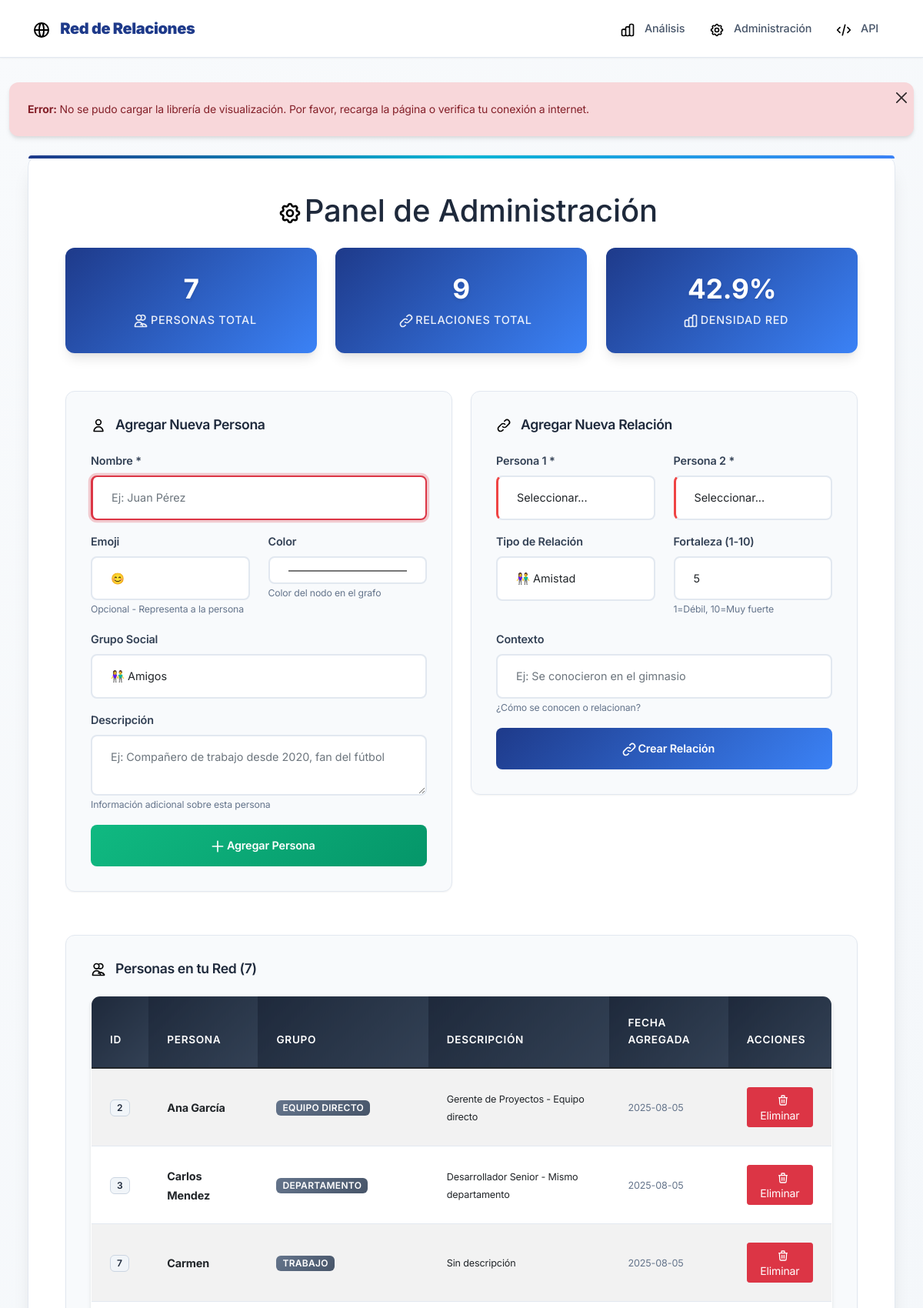
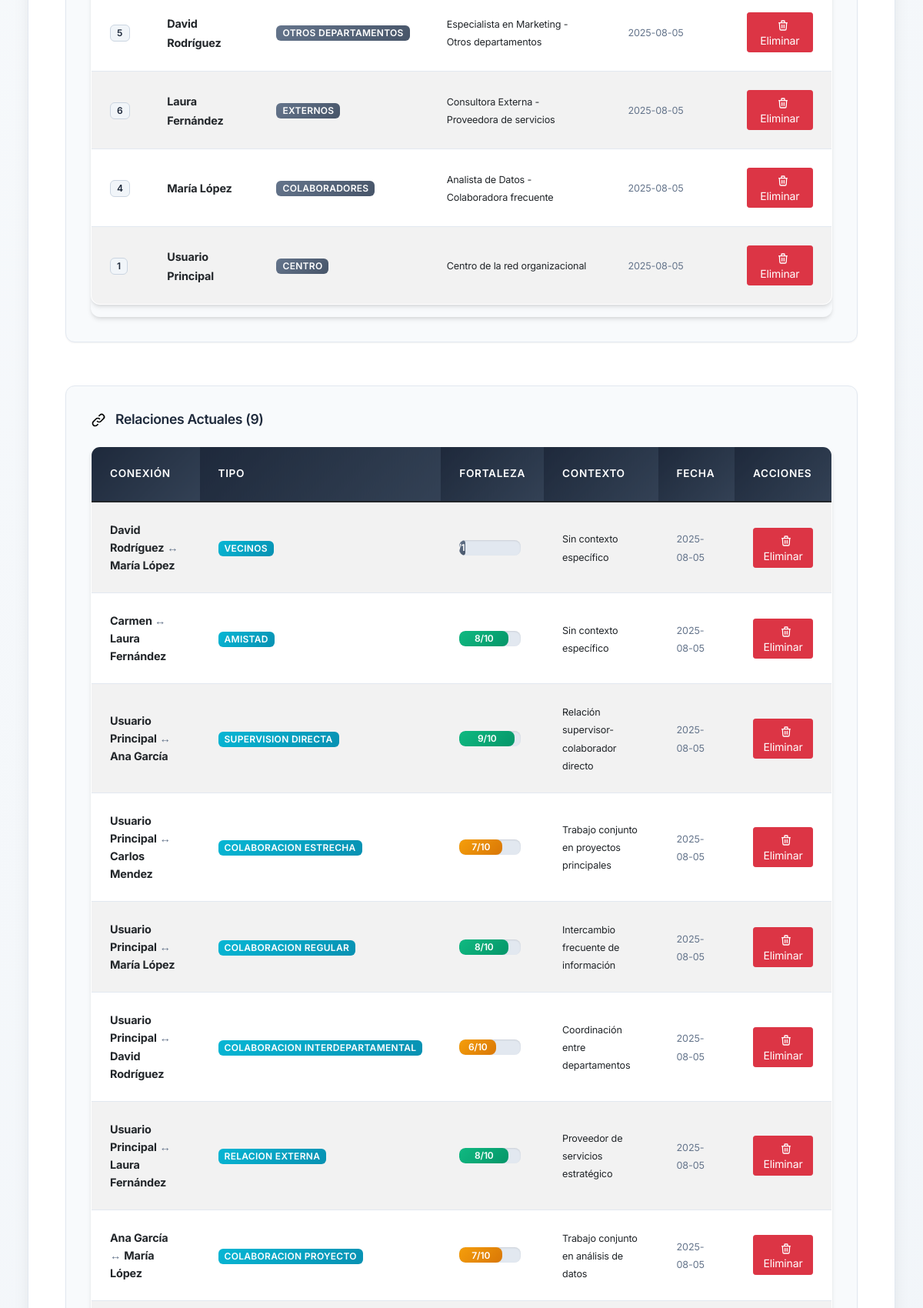
The page /admin (upper part) on the database its author committed (2 pictures, top to bottom).
### tables this page shows
CREATE TABLE personas (
            id INTEGER PRIMARY KEY AUTOINCREMENT,
            nombre TEXT NOT NULL UNIQUE,
            icono TEXT DEFAULT 'user',
            grupo TEXT DEFAULT 'contactos',
            color TEXT DEFAULT '#3b82f6',
            descripcion TEXT,
            posicion_x REAL,
            posicion_y REAL,
            fecha_creacion TIMESTAMP DEFAULT CURRENT_TIMESTAMP
        );

CREATE TABLE relaciones (
            id INTEGER PRIMARY KEY AUTOINCREMENT,
            persona1_id INTEGER,
            persona2_id INTEGER,
            tipo TEXT DEFAULT 'profesional',
            fortaleza INTEGER DEFAULT 5,
            contexto TEXT,
            fecha_creacion TIMESTAMP DEFAULT CURRENT_TIMESTAMP,
            FOREIGN KEY (persona1_id) REFERENCES personas (id),
            FOREIGN KEY (persona2_id) REFERENCES personas (id),
            UNIQUE(persona1_id, persona2_id)
        );

### mi_red_social/app.py (the view)
@app.route('/admin')
def admin():
    conn = get_db_connection()
    personas = conn.execute('SELECT * FROM personas ORDER BY nombre').fetchall()
    relaciones = conn.execute('''
        SELECT r.*, p1.nombre as persona1_nombre, p2.nombre as persona2_nombre
        FROM relaciones r
        JOIN personas p1 ON r.persona1_id = p1.id
        JOIN personas p2 ON r.persona2_id = p2.id
        ORDER BY r.fecha_creacion DESC
    ''').fetchall()
    conn.close()
    return render_template('admin.html', personas=personas, relaciones=relaciones)

### mi_red_social/app.py (called while the page is built)
def get_db_connection():
    conn = sqlite3.connect(DATABASE)
    conn.row_factory = sqlite3.Row
    return conn

### mi_red_social/templates/admin.html (shortened to what this page needs)
{% extends "base.html" %}
{% block content %}
<div class="main-container">
    <h1 class="text-center mb-4">
        <i class="icon icon-settings icon-xl"></i>
        Panel de Administración
    </h1>
    <div class="row mb-4">
        <div class="col-md-4">
            <div class="stats-card">
                <h3>{{ personas|length }}</h3>
                <p class="mb-0">
                    <i class="icon icon-users icon-white"></i>
                    Personas Total
                </p>
            </div>
        </div>
        <div class="col-md-4">
            <div class="stats-card">
                <h3>{{ relaciones|length }}</h3>
                <p class="mb-0">
                    <i class="icon icon-connections icon-white"></i>
                    Relaciones Total
                </p>
            </div>
        </div>
        <div class="col-md-4">
            <div class="stats-card">
                <h3>{{ ((relaciones|length / ((personas|length * (personas|length - 1)) / 2)) * 100)|round(1) if personas|length > 1 else 0 }}%</h3>
                <p class="mb-0">
                    <i class="icon icon-chart icon-white"></i>
                    Densidad Red
                </p>
            </div>
        </div>
    </div>
    <div class="row">
        <div class="col-md-6">
            <div class="admin-panel">
                <h4>
                    <i class="icon icon-user"></i>
                    Agregar Nueva Persona
                </h4>
                <form method="POST" action="{{ url_for('agregar_persona') }}">
                    <div class="mb-3">
                        <label class="form-label">Nombre *</label>
                        <input type="text" class="form-control" name="nombre" required placeholder="Ej: Juan Pérez">
                    </div>
                    <div class="row">
                        <div class="col-md-6">
                            <label class="form-label">Emoji</label>
                            <input type="text" class="form-control" name="emoji" placeholder="😊" maxlength="2">
                            <small class="text-muted">Opcional - Representa a la persona</small>
                        </div>
                        <div class="col-md-6">
                            <label class="form-label">Color</label>
                            <input type="color" class="form-control" name="color" value="#4ecdc4">
                            <small class="text-muted">Color del nodo en el grafo</small>
                        </div>
                    </div>
                    <div class="mb-3 mt-3">
                        <label class="form-label">Grupo Social</label>
                        <select class="form-control" name="grupo">
                            <option value="amigos">👫 Amigos</option>
                        </select>
                    </div>
                    <div class="mb-3">
                        <label class="form-label">Descripción</label>
                        <textarea class="form-control" name="descripcion" rows="2" placeholder="Ej: Compañero de trabajo desde 2020, fan del fútbol"></textarea>
                        <small class="text-muted">Información adicional sobre esta persona</small>
                    </div>
                    <button type="submit" class="btn btn-success btn-custom w-100">
                        <i class="icon icon-plus icon-white"></i>
                        Agregar Persona
                    </button>
                </form>
            </div>
        </div>
        <div class="col-md-6">
            <div class="admin-panel">
                <h4>
                    <i class="icon icon-link"></i>
                    Agregar Nueva Relación
                </h4>
                <form method="POST" action="{{ url_for('agregar_relacion') }}">
                    <div class="row">
                        <div class="col-md-6">
                            <label class="form-label">Persona 1 *</label>
                            <select class="form-control" name="persona1_id" required>
                                <option value="">Seleccionar...</option>
                            </select>
                        </div>
                        <div class="col-md-6">
                            <label class="form-label">Persona 2 *</label>
                            <select class="form-control" name="persona2_id" required>
                                <option value="">Seleccionar...</option>
                            </select>
                        </div>
                    </div>
                    <div class="row mt-3">
                        <div class="col-md-6">
                            <label class="form-label">Tipo de Relación</label>
                            <select class="form-control" name="tipo">
                                <option value="amistad">👫 Amistad</option>
                            </select>
                        </div>
                        <div class="col-md-6">
                            <label class="form-label">Fortaleza (1-10)</label>
                            <input type="number" class="form-control" name="fortaleza" min="1" max="10" value="5">
                            <small class="text-muted">1=Débil, 10=Muy fuerte</small>
                        </div>
                    </div>
                    <div class="mb-3 mt-3">
                        <label class="form-label">Contexto</label>
                        <input type="text" class="form-control" name="contexto" placeholder="Ej: Se conocieron en el gimnasio">
                        <small class="text-muted">¿Cómo se conocen o relacionan?</small>
                    </div>
                    <button type="submit" class="btn btn-primary btn-custom w-100">
                        <i class="icon icon-link icon-white"></i>
                        Crear Relación
                    </button>
                </form>
            </div>
        </div>
    </div>
    <div class="row mt-4">
        <div class="col-12">
            <div class="admin-panel">
                <h4>
                    <i class="icon icon-users"></i>
                    Personas en tu Red ({{ personas|length }})
                </h4>
                <div class="table-responsive">
                    <table class="table table-striped table-hover">
                        <thead class="table-dark">
                            <tr>
                                <th>ID</th>
                                <th>Persona</th>
                                <th>Grupo</th>
                                <th>Descripción</th>
                                <th>Fecha Agregada</th>
                                <th>Acciones</th>
                            </tr>
                        </thead>
                        <tbody>
                            {% for persona in personas %}
                            <tr>
                                <td><span class="badge bg-light text-dark">{{ persona.id }}</span></td>
                                <td>
                                    <strong>{{ persona.nombre }}</strong>
                                </td>
                                <td>
                                    <span class="badge bg-secondary">{{ persona.grupo.replace('_', ' ').title() }}</span>
                                </td>
                                <td>
                                    <small>{{ persona.descripcion or 'Sin descripción' }}</small>
                                </td>
                                <td>
                                    <small class="text-muted">{{ persona.fecha_creacion[:10] if persona.fecha_creacion else 'N/A' }}</small>
                                </td>
                                <td>
                                    {% if persona.nombre != 'Tú' %}
                                    <a href="{{ url_for('eliminar_persona', persona_id=persona.id) }}"
                                       class="btn btn-sm btn-danger"
                                       onclick="return confirm('¿Estás seguro de eliminar a {{ persona.nombre }}? Se eliminarán también todas sus relaciones.')">
                                       <i class="icon icon-trash icon-white icon-sm"></i>
                                       Eliminar
                                    </a>
                                    {% else %}
                                    <span class="badge bg-warning text-dark">
                                        <i class="icon icon-crown icon-sm"></i>
                                        Centro de la Red
                                    </span>
                                    {% endif %}
                                </td>
                            </tr>
                            {% endfor %}
                        </tbody>
                    </table>
                </div>
            </div>
        </div>
    </div>
    <div class="row mt-4">
        <div class="col-12">
            <div class="admin-panel">
                <h4>
                    <i class="icon icon-connections"></i>
                    Relaciones Actuales ({{ relaciones|length }})
                </h4>
                <div class="table-responsive">
                    <table class="table table-striped table-hover">
                        <thead class="table-dark">
                            <tr>
                                <th>Conexión</th>
                                <th>Tipo</th>
                                <th>Fortaleza</th>
                                <th>Contexto</th>
                                <th>Fecha</th>
                                <th>Acciones</th>
                            </tr>
                        </thead>
                        <tbody>
                            {% for relacion in relaciones %}
                            <tr>
                                <td>
                                    <strong>{{ relacion.persona1_nombre }}</strong>
                                    <span class="text-muted">↔</span>
                                    <strong>{{ relacion.persona2_nombre }}</strong>
                                </td>
                                <td>
                                    <span class="badge bg-info">{{ relacion.tipo.replace('_', ' ').title() }}</span>
                                </td>
                                <td>
                                    <div class="progress" style="height: 20px; width: 80px;">
                                        <div class="progress-bar{% if relacion.fortaleza >= 8 %} bg-success{% elif relacion.fortaleza >= 6 %} bg-warning{% elif relacion.fortaleza >= 4 %} bg-info{% else %} bg-secondary{% endif %}" style="width: {{ relacion.fortaleza * 10 }}%;">
                                            {{ relacion.fortaleza }}/10
                                        </div>
                                    </div>
                                </td>
                                <td>
                                    <small>{{ relacion.contexto or 'Sin contexto específico' }}</small>
                                </td>
                                <td>
                                    <small class="text-muted">{{ relacion.fecha_creacion[:10] if relacion.fecha_creacion else 'N/A' }}</small>
                                </td>
                                <td>
                                    <a href="{{ url_for('eliminar_relacion', relacion_id=relacion.id) }}"
                                       class="btn btn-sm btn-danger"
                                       onclick="return confirm('¿Eliminar la relación entre {{ relacion.persona1_nombre }} y {{ relacion.persona2_nombre }}?')">
                                       <i class="icon icon-trash icon-white icon-sm"></i>
                                       Eliminar
                                    </a>
                                </td>
                            </tr>
                            {% endfor %}
                        </tbody>
                    </table>
                </div>
            </div>
        </div>
    </div>
</div>
{% endblock %}

### mi_red_social/templates/base.html (shortened to what this page needs)
<!DOCTYPE html>
<html lang="es">
<head>
    <link href="https://cdn.jsdelivr.net/npm/bootstrap@5.1.3/dist/css/bootstrap.min.css" rel="stylesheet">
    <link rel="stylesheet" type="text/css" href="https://unpkg.com/vis-network/standalone/umd/vis-network.min.css" />
    <link rel="stylesheet" type="text/css" href="{{ url_for('static', filename='css/base.css') }}">
    <link rel="stylesheet" type="text/css" href="{{ url_for('static', filename='css/index.css') }}">
    <link rel="stylesheet" type="text/css" href="{{ url_for('static', filename='css/accessibility.css') }}">
</head>
<body>
    <nav class="navbar navbar-expand-lg navbar-light navbar-custom" role="navigation" aria-label="Navegación principal">
        <div class="container">
            <a class="navbar-brand" href="{{ url_for('index') }}" aria-label="Ir a la página principal">
                <i class="icon icon-network icon-lg" aria-hidden="true"></i>
                <strong>Red de Relaciones</strong>
            </a>
            <div class="navbar-nav ms-auto">
                <a class="nav-link" href="{{ url_for('index') }}" aria-label="Ir al análisis de red">
                    <i class="icon icon-chart" aria-hidden="true"></i>
                    Análisis
                </a>
                <a class="nav-link" href="{{ url_for('admin') }}" aria-label="Ir a la administración">
                    <i class="icon icon-settings" aria-hidden="true"></i>
                    Administración
                </a>
                <a class="nav-link" href="/api/grafo" target="_blank" aria-label="Abrir API en nueva ventana">
                    <i class="icon icon-code" aria-hidden="true"></i>
                    API
                </a>
            </div>
        </div>
    </nav>
    <div class="container-fluid">
        <main id="main-content" tabindex="-1">
            {% block content %}{% endblock %}
        </main>
    </div>
</body>
</html>

### mi_red_social/static/css/index.css (style rules this page uses)
html, body { overflow-x: hidden !important; max-width: 100vw !important; box-sizing: border-box !important; }
*, *::before, *::after { box-sizing: border-box !important; }
body { width: 100% !important; margin: 0 !important; padding: 0 !important; }

### mi_red_social/static/css/accessibility.css (style rules this page uses)
.icon { aria-hidden: true; }
.text-muted { color: #64748b !important; }
.badge.bg-light { color: #1e293b !important; background-color: #f1f5f9 !important; }
.form-control:required { border-left: 3px solid #ef4444; }
.table th { font-weight: 600; }
.table-responsive { overflow-x: auto; -webkit-overflow-scrolling: touch; }

### rows shown on the page
personas: id "2", nombre "Ana García", grupo.replace "EQUIPO DIRECTO", descripcion "Gerente de Proyectos - Equipo directo", fecha_creacion "2025-08-05"
personas: id "3", nombre "Carlos Mendez", grupo.replace "DEPARTAMENTO", descripcion "Desarrollador Senior - Mismo departamento", fecha_creacion "2025-08-05"
personas: id "7", nombre "Carmen", grupo.replace "TRABAJO", descripcion "Sin descripción", fecha_creacion "2025-08-05"
personas: id "5", nombre "David Rodríguez", grupo.replace "OTROS DEPARTAMENTOS", descripcion "Especialista en Marketing - Otros departamentos", fecha_creacion "2025-08-05"
personas: id "6", nombre "Laura Fernández", grupo.replace "EXTERNOS", descripcion "Consultora Externa - Proveedora de servicios", fecha_creacion "2025-08-05"
personas: id "4", nombre "María López", grupo.replace "COLABORADORES", descripcion "Analista de Datos - Colaboradora frecuente", fecha_creacion "2025-08-05"
personas: id "1", nombre "Usuario Principal", grupo.replace "CENTRO", descripcion "Centro de la red organizacional", fecha_creacion "2025-08-05"
relaciones: persona1_nombre "David Rodríguez", persona2_nombre "María López", tipo.replace "VECINOS", {{ relacion.fortaleza * 10 }} 10 (drawn), contexto "Sin contexto específico", fecha_creacion "2025-08-05"
relaciones: persona1_nombre "Carmen", persona2_nombre "Laura Fernández", tipo.replace "AMISTAD", fortaleza "8", contexto "Sin contexto específico", fecha_creacion "2025-08-05"
relaciones: persona1_nombre "Usuario Principal", persona2_nombre "Ana García", tipo.replace "SUPERVISION DIRECTA", fortaleza "9", contexto "Relación supervisor-colaborador directo", fecha_creacion "2025-08-05"
relaciones: persona1_nombre "Usuario Principal", persona2_nombre "Carlos Mendez", tipo.replace "COLABORACION ESTRECHA", fortaleza "7", contexto "Trabajo conjunto en proyectos principales", fecha_creacion "2025-08-05"
relaciones: persona1_nombre "Usuario Principal", persona2_nombre "María López", tipo.replace "COLABORACION REGULAR", fortaleza "8", contexto "Intercambio frecuente de información", fecha_creacion "2025-08-05"
relaciones: persona1_nombre "Usuario Principal", persona2_nombre "David Rodríguez", tipo.replace "COLABORACION INTERDEPARTAMENTAL", fortaleza "6", contexto "Coordinación entre departamentos", fecha_creacion "2025-08-05"
relaciones: persona1_nombre "Usuario Principal", persona2_nombre "Laura Fernández", tipo.replace "RELACION EXTERNA", fortaleza "8", contexto "Proveedor de servicios estratégico", fecha_creacion "2025-08-05"
relaciones: persona1_nombre "Ana García", persona2_nombre "María López", tipo.replace "COLABORACION PROYECTO", fortaleza "7", contexto "Trabajo conjunto en análisis de datos", fecha_creacion "2025-08-05"

### other values the page prints
{{ personas|length }} "7"
{{ relaciones|length }} "9"
